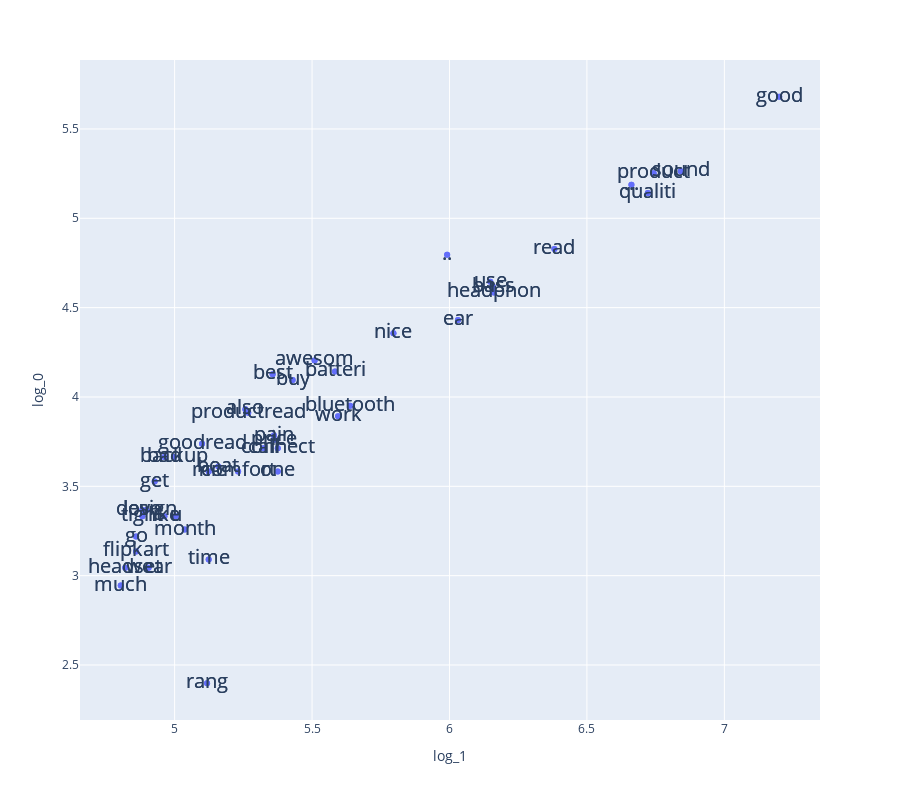

The notebook cell saved with this chart:
### Code cell
fig=px.scatter(data_frame=freq_table,x="log_1",y="log_0",text="word",height=800)
fig.update_traces(textfont_size=20)
fig.show()

### Figure 1 — Plotly figure (JSON) as saved in the notebook; plotly's stock layout.template omitted (floating-point values rounded to 4 significant figures)
{"data": [{"hovertemplate": "log_1=%{x}<br>log_0=%{y}<br>word=%{text}<extra></extra>", "legendgroup": "", "marker": {"color": "#636efa", "symbol": "circle"}, "mode": "markers+text", "name": "", "orientation": "v", "showlegend": false, "text": ["sound", "qualiti", "good", "wear", "ear", "pain", "like", "boat", "connect", "batteri", "call", "time", "headphon", "u", "...", "read", "backup", "tight", "bluetooth", "bass", "product", "price", "use", "month", "goodread", "go", "work", "one", "comfort", "rang", "also", "..", "much", "design", "get", "comfort", "bad", "ear", "...", "u", "..", "pain", "also", "tight", "good", "sound", "bass", "nice", "qualiti", "use", "read", "headphon", "love", "like", "bluetooth", "connect", "flipkart", "buy", "nice", "best", "mic", "bad", "design", "batteri", "love", "awesom", "headset", "work", "buy", "product", "rang", "go", "call", "get", "one", "backup", "mic", "price", "awesom", "headset", "boat", "best", "much", "time", "productread", "flipkart", "wear", "productread", "month", "goodread"], "textfont": {"size": 20}, "type": "scatter", "x": [6.842, 6.721, 7.2, 4.905, 6.031, 5.361, 4.963, 5.159, 5.375, 5.583, 5.323, 5.124, 6.161, 5.004, 6.662, 6.382, 4.997, 4.883, 5.638, 6.159, 6.743, 5.361, 6.148, 5.037, 5.1, 4.86, 5.595, 5.375, 5.231, 5.118, 5.257, 5.991, 4.804, 4.898, 4.927, 5.231, 4.963, 6.031, 6.662, 5.004, 5.991, 5.361, 5.257, 4.883, 7.2, 6.842, 6.159, 5.796, 6.721, 6.148, 6.382, 6.161, 4.883, 4.963, 5.638, 5.375, 4.86, 5.429, 5.796, 5.357, 5.124, 4.963, 4.898, 5.583, 4.883, 5.509, 4.82, 5.595, 5.429, 6.743, 5.118, 4.86, 5.323, 4.927, 5.375, 4.997, 5.124, 5.361, 5.509, 4.82, 5.159, 5.357, 4.804, 5.124, 5.268, 4.86, 4.905, 5.268, 5.037, 5.1], "xaxis": "x", "y": [5.263, 5.142, 5.68, 3.045, 4.431, 3.784, 3.332, 3.611, 3.714, 4.143, 3.714, 3.091, 4.585, 3.332, 5.187, 4.828, 3.664, 3.332, 3.951, 4.615, 5.252, 3.761, 4.644, 3.258, 3.738, 3.219, 3.892, 3.584, 3.584, 2.398, 3.932, 4.796, 2.944, 3.367, 3.526, 3.584, 3.664, 4.431, 5.187, 3.332, 4.796, 3.784, 3.932, 3.332, 5.68, 5.263, 4.615, 4.357, 5.142, 4.644, 4.828, 4.585, 3.367, 3.332, 3.951, 3.714, 3.135, 4.094, 4.357, 4.127, 3.584, 3.664, 3.367, 4.143, 3.367, 4.205, 3.045, 3.892, 4.094, 5.252, 2.398, 3.219, 3.714, 3.526, 3.584, 3.664, 3.584, 3.761, 4.205, 3.045, 3.611, 4.127, 2.944, 3.091, 3.912, 3.135, 3.045, 3.912, 3.258, 3.738], "yaxis": "y"}], "layout": {"height": 800, "legend": {"tracegroupgap": 0}, "margin": {"t": 60}, "xaxis": {"anchor": "y", "domain": [0, 1], "title": {"text": "log_1"}}, "yaxis": {"anchor": "x", "domain": [0, 1], "title": {"text": "log_0"}}}}
